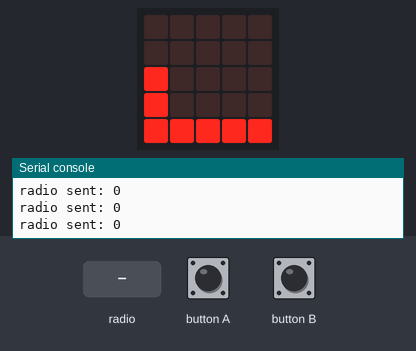
Bench run of a program on a simulated Calliope mini (MakeCode). On the bench: the board's 5×5 LED display, the last lines printed to the serial console. Inputs (shaded band) come from the test bench. No radio messages arrive unless stated (any console line starting 'radio sent:' is added by the test bench).

Above: at 1.6 s.
1.7 s: button B pressed for 0.15 s
At 2.9 s:
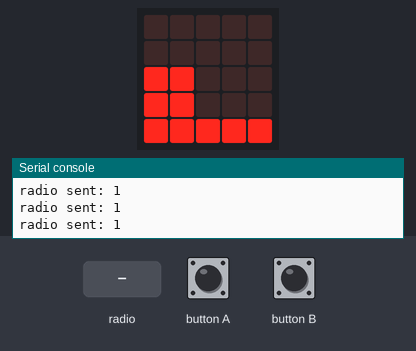
3.3 s: radio message "1" arrives
At 4.1 s:
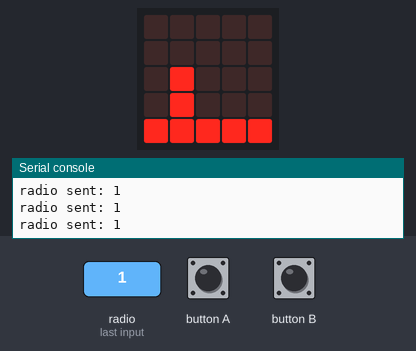
4.8 s: button B pressed for 0.15 s
At 6.1 s:
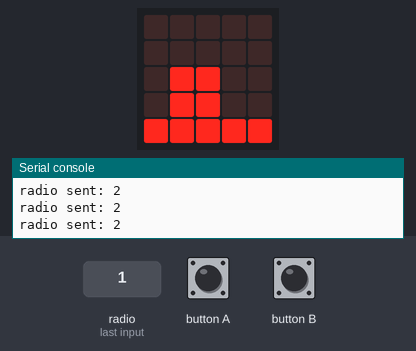
6.4 s: radio message "0" arrives
At 7.6 s:
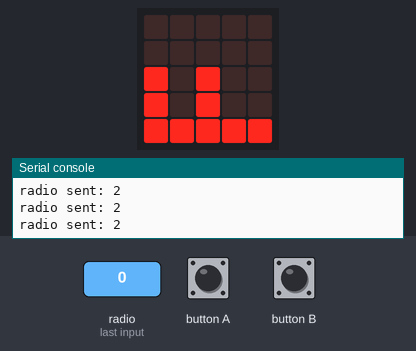
7.9 s: button B pressed for 0.15 s
At 9.0 s:
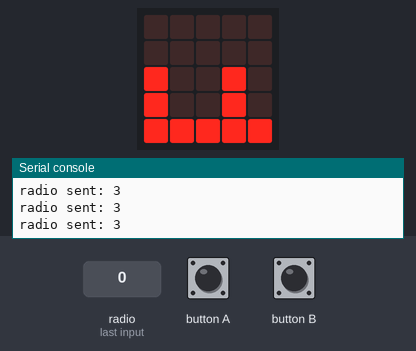
9.5 s: radio message "1" arrives
At 10.0 s:
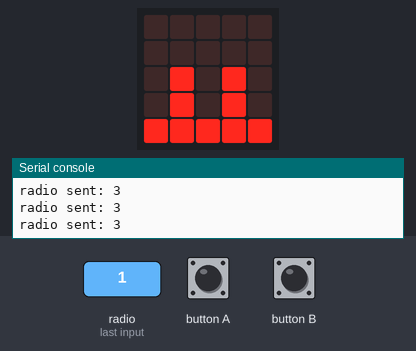
Timing chart, 0 to 12.0 s (numbered marks = the images above; inputs shaded):
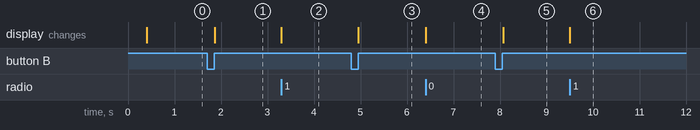

The program:

main.ts
```typescript
radio.onReceivedNumber(function (receivedNumber) {
    onlineposition = receivedNumber
    led.plot(onlineposition, 2)
    led.plot(onlineposition, 3)
    if (onlineposition - 1 != position) {
        led.unplot(onlineposition - 1, 2)
        led.unplot(onlineposition - 1, 3)
    }
    if (onlineposition + 1 != position) {
        led.unplot(onlineposition + 1, 2)
        led.unplot(onlineposition + 1, 3)
    }
})
input.onButtonEvent(Button.A, input.buttonEventClick(), function () {
    position = Math.constrain(position, 0, 4) - 1
})
input.onButtonEvent(Button.B, input.buttonEventClick(), function () {
    position = Math.constrain(position, 0, 4) + 1
})
let onlineposition = 0
let position = 0
radio.setGroup(1)
position = 0
basic.showLeds(`
    . . . . .
    . . . . .
    . . . . .
    . . . . .
    # # # # #
    `)
basic.forever(function () {
    radio.sendNumber(position)
    led.plot(position, 2)
    led.plot(position, 3)
    if (position - 1 != onlineposition) {
        led.unplot(position - 1, 2)
        led.unplot(position - 1, 3)
    }
    if (position + 1 != onlineposition) {
        led.unplot(position + 1, 2)
        led.unplot(position + 1, 3)
    }
})
```

test.ts
```typescript
// Hier kann man Tests durchführen; diese Datei wird nicht kompiliert, wenn dieses Paket als Erweiterung verwendet wird.
```

Measured:
- after the input at 1.7 s, the display: changes after 0.16 s (image 1)
- after the input at 3.3 s, the display: changes at once (image 2)
- after the input at 4.8 s, the display: changes after 0.16 s (image 3)
- after the input at 6.4 s, the display: changes at once (image 4)
- after the input at 7.9 s, the display: changes after 0.17 s (image 5)
- after the input at 9.5 s, the display: changes at once (image 6)
